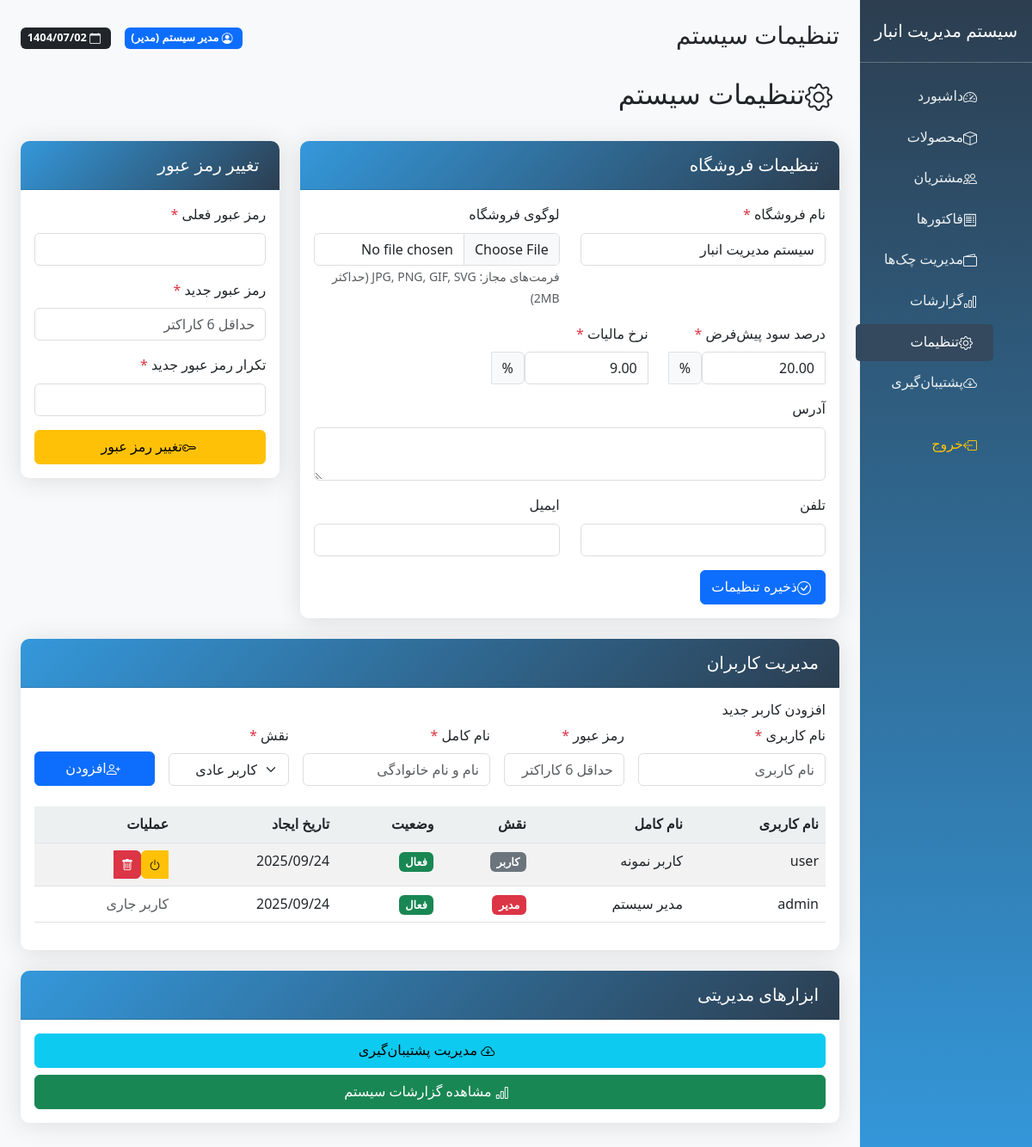
The page /modules/settings.php (signed in) on the database its author committed.
### tables this page shows
CREATE TABLE settings (
    id INT PRIMARY KEY AUTO_INCREMENT,
    company_name VARCHAR(255) NOT NULL DEFAULT 'سیستم مدیریت انبار',
    profit_margin DECIMAL(5,2) NOT NULL DEFAULT 20.00,
    tax_rate DECIMAL(5,2) NOT NULL DEFAULT 9.00,
    logo_path VARCHAR(500),
    address TEXT,
    phone VARCHAR(20),
    email VARCHAR(100),
    created_at TIMESTAMP DEFAULT CURRENT_TIMESTAMP,
    updated_at TIMESTAMP DEFAULT CURRENT_TIMESTAMP ON UPDATE CURRENT_TIMESTAMP
);

CREATE TABLE users (
    id INT PRIMARY KEY AUTO_INCREMENT,
    username VARCHAR(50) UNIQUE NOT NULL,
    password VARCHAR(255) NOT NULL,
    full_name VARCHAR(100) NOT NULL,
    role ENUM('admin', 'user') DEFAULT 'user',
    active BOOLEAN DEFAULT TRUE,
    created_at TIMESTAMP DEFAULT CURRENT_TIMESTAMP,
    updated_at TIMESTAMP DEFAULT CURRENT_TIMESTAMP ON UPDATE CURRENT_TIMESTAMP
);

### modules/settings.php (the view, shortened to what the rows shown need)
<?php
$page_title = "تنظیمات سیستم";
require_once '../includes/header.php';
try {
    $users_query = "SELECT id, username, full_name, role, created_at, active FROM users ORDER BY id DESC";
    $users_stmt = $db->prepare($users_query);
    $users_stmt->execute();
    $users = $users_stmt->fetchAll(PDO::FETCH_ASSOC);
} catch (Exception $e) {
    $users = [];
}
?>
<div class="d-flex justify-content-between align-items-center mb-4">
    <h2><i class="bi bi-gear me-2"></i>تنظیمات سیستم</h2>
</div>
<div class="row">
    <div class="col-lg-8">
        <div class="card mb-4">
            <div class="card-body">
                <form method="POST" action="" enctype="multipart/form-data">
                    <div class="row">
                        <div class="col-md-6">
                            <div class="mb-3">
                                <label for="company_name" class="form-label">نام فروشگاه <span class="text-danger">*</span></label>
                                <input type="text" class="form-control" id="company_name" name="company_name"
                                       value="<?php echo htmlspecialchars($settings['company_name'] ?? ''); ?>" required>
                            </div>
                        </div>
                    </div>
                    <div class="row">
                        <div class="col-md-4">
                            <div class="mb-3">
                                <div class="input-group">
                                    <input type="number" class="form-control" id="profit_margin" name="profit_margin"
                                           value="<?php echo $settings['profit_margin'] ?? 20; ?>" step="0.1" min="0" max="100" required>
                                    <span class="input-group-text">%</span>
                                </div>
                            </div>
                        </div>
                        <div class="col-md-4">
                            <div class="mb-3">
                                <div class="input-group">
                                    <input type="number" class="form-control" id="tax_rate" name="tax_rate"
                                           value="<?php echo $settings['tax_rate'] ?? 9; ?>" step="0.1" min="0" max="100" required>
                                    <span class="input-group-text">%</span>
                                </div>
                            </div>
                        </div>
                    </div>
                </form>
            </div>
        </div>
    </div>
</div>
<?php if ($_SESSION['role'] == 'admin'): ?>
<div class="row">
    <div class="col-12">
        <div class="card">
            <div class="card-body">
                <div class="table-responsive">
                    <table class="table table-striped">
                        <thead>
                            <tr>
                                <th>نام کاربری</th>
                                <th>نام کامل</th>
                                <th>نقش</th>
                                <th>وضعیت</th>
                                <th>تاریخ ایجاد</th>
                                <th>عملیات</th>
                            </tr>
                        </thead>
                        <tbody>
                            <?php foreach ($users as $user): ?>
                            <tr>
                                <td><?php echo htmlspecialchars($user['username']); ?></td>
                                <td><?php echo htmlspecialchars($user['full_name']); ?></td>
                                <td>
                                    <span class="badge bg-<?php echo $user['role'] == 'admin' ? 'danger' : 'secondary'; ?>">
                                        <?php echo $user['role'] == 'admin' ? 'مدیر' : 'کاربر'; ?>
                                    </span>
                                </td>
                                <td>
                                    <span class="badge bg-<?php echo $user['active'] ? 'success' : 'warning'; ?>">
                                        <?php echo $user['active'] ? 'فعال' : 'غیرفعال'; ?>
                                    </span>
                                </td>
                                <td><?php echo date('Y/m/d', strtotime($user['created_at'])); ?></td>
                                <td>
                                    <?php if ($user['id'] != $_SESSION['user_id']): ?>
                                    <div class="btn-group btn-group-sm">
                                        <button class="btn btn-warning" title="غیرفعال کردن">
                                            <i class="bi bi-power"></i>
                                        </button>
                                        <button class="btn btn-danger" title="حذف">
                                            <i class="bi bi-trash"></i>
                                        </button>
                                    </div>
                                    <?php else: ?>
                                    <span class="text-muted">کاربر جاری</span>
                                    <?php endif; ?>
                                </td>
                            </tr>
                            <?php endforeach; ?>
                        </tbody>
                    </table>
                </div>
            </div>
        </div>
    </div>
</div>
<?php endif; ?>
<?php
require_once '../includes/footer.php';
?>

### includes/header.php (shortened to what the rows shown need)
<!DOCTYPE html>
<?php
require_once BASE_PATH . '/constants.php';
$database = new Database();
$db = $database->getConnection();
$settings = [];
try {
    $settings_query = "SELECT * FROM settings LIMIT 1";
    $settings_stmt = $db->prepare($settings_query);
    $settings_stmt->execute();
    $settings = $settings_stmt->fetch(PDO::FETCH_ASSOC);
} catch (Exception $e) {
    $settings = [
        'company_name' => 'سیستم مدیریت انبار',
        'logo_path' => '<?php echo $includes_url; ?>/images/logo.png',
        'profit_margin' => 20,
        'tax_rate' => 9
    ];
}
$page_title = $page_title ?? 'سیستم مدیریت انبار';
?>
<!DOCTYPE html>
<html lang="fa" dir="rtl">
<head>
    <link href="<?php echo $css_url; ?>/bootstrap.min.css" rel="stylesheet">
    <link rel="stylesheet" href="<?php echo $css_url; ?>/bootstrap-icons.css">
    <link rel="stylesheet" href="<?php echo $css_url; ?>/dataTables.bootstrap5.min.css">
    <link rel="stylesheet" href="<?php echo $css_url; ?>/style.css">
</head>
<body>
    <div class="container-fluid">
        <div class="row">
            <nav class="col-md-3 col-lg-2 sidebar d-md-block bg-dark text-white p-0" style="min-height: 100vh;">
                <div class="position-sticky pt-3">
                    <div class="text-center mb-4">
                        <h5 class="mt-2"><?php echo $settings['company_name']; ?></h5>
                    </div>
                </div>
            </nav>
            <main class="col-md-9 col-lg-10 px-md-4 py-4">
                <div class="d-flex justify-content-between align-items-center mb-4">
                    <h2 class="h3"><?php echo $page_title; ?></h2>
                </div>

### rows shown on the page
settings: company_name "سیستم مدیریت انبار", profit_margin "20.00", tax_rate "9.00"
users: username "user", full_name "کاربر نمونه", role "کاربر", active "فعال", created_at "2025/09/24"
users: username "admin", full_name "مدیر سیستم", role "مدیر", active "فعال", created_at "2025/09/24", shows "کاربر جاری"

### other values the page prints
$page_title "تنظیمات سیستم"
$_SESSION['full_name'] "مدیر سیستم"
jdate('Y/m/d') "1404/07/02"
